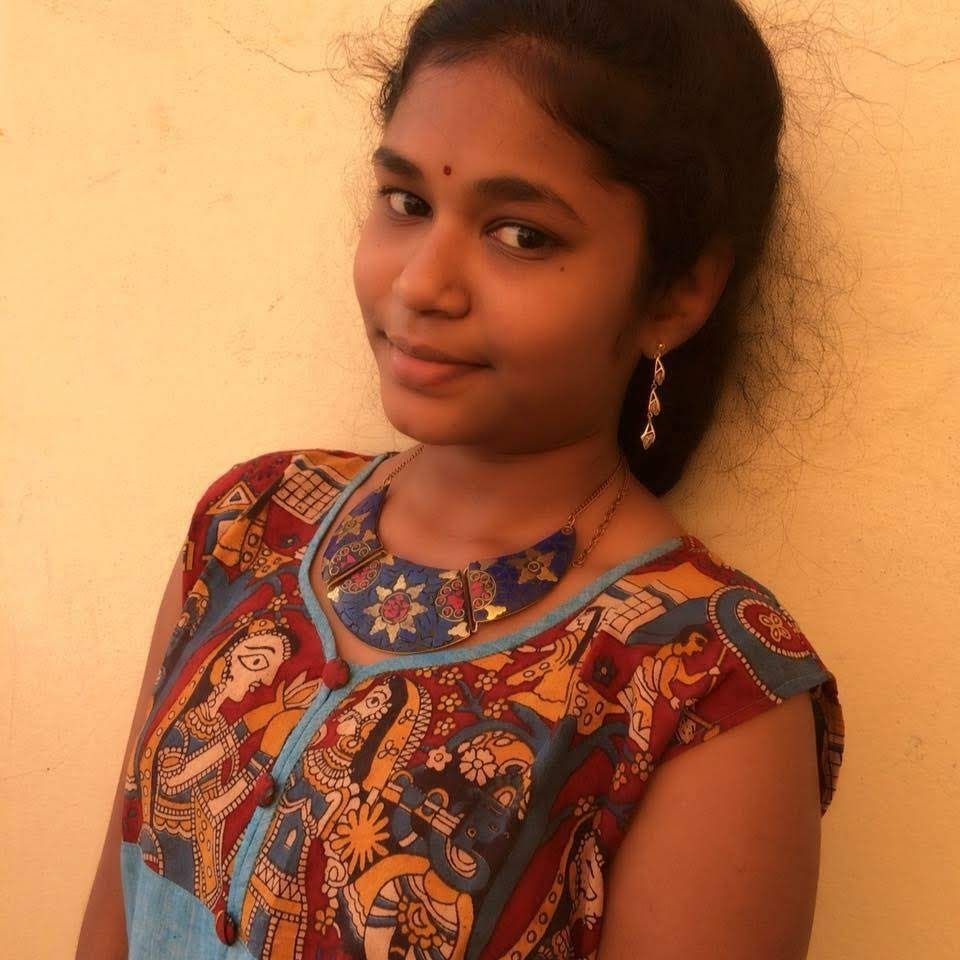
#> input picture SECURITY CAMERA/profile pic.jpeg, 960 x 960 px
$ python faceDetection.py
#> lines starting #> are read from the running program, lines starting #| are printed output that depends on the picture; after the words box and inside, x2 and y2 are one past the last pixel; in counts of white or black regions, pixels touching at a corner belong together
import cv2

#PICTURE LOADING

# Load the cascade
face_cascade = cv2.CascadeClassifier('haarcascade_frontalface_default.xml')
# Read the input image
img = cv2.imread('profile pic.jpeg')#change image accordingly
#> img is the input picture: shape (960, 960, 3); mean B, G, R 72.4, 114, 175.1

# Convert into grayscale
gray = cv2.cvtColor(img, cv2.COLOR_BGR2GRAY)
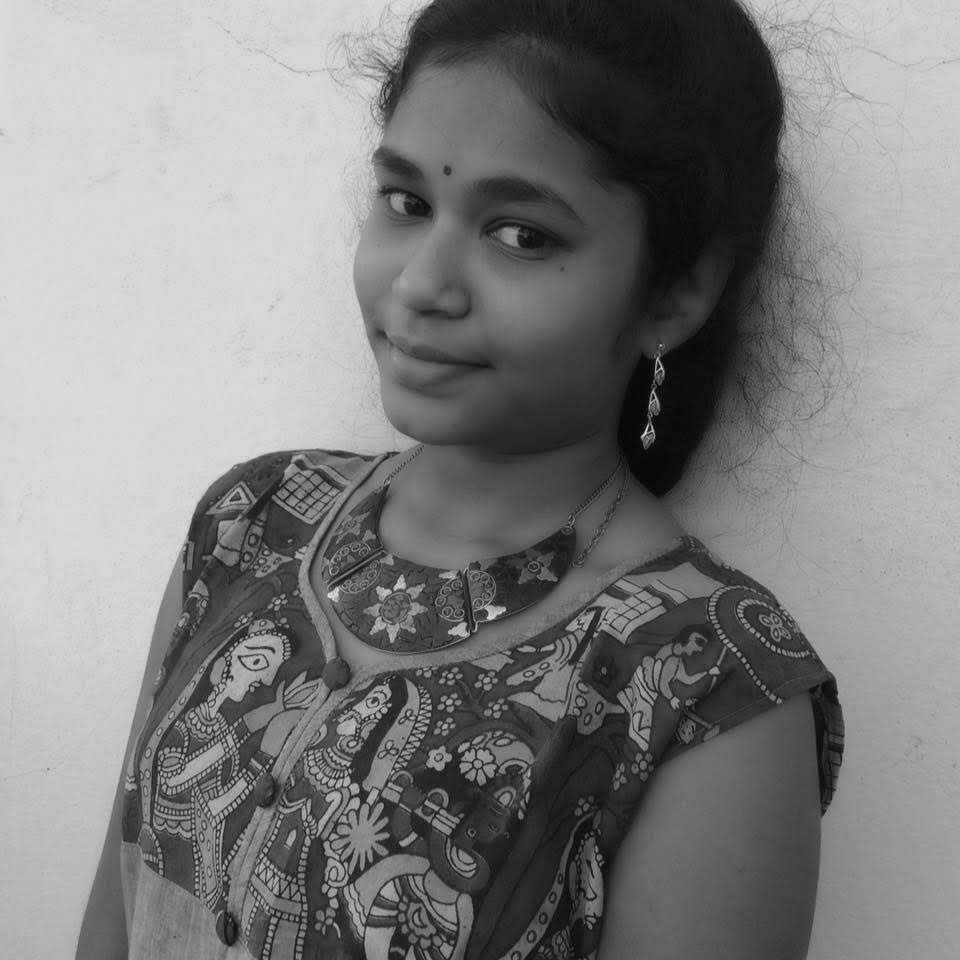
#> gray: shape (960, 960); min 2, max 231, mean 127.5
# Detect faces
faces = face_cascade.detectMultiScale(gray, 1.1,1)
#> faces = [[232, 625, 58, 58], [331, 700, 51, 51], [814, 326, 62, 62], [360, 164, 78, 78], [362, 722, 75, 75], [314, 118, 244, 244], [259, 61, 382, 382]]
# Draw rectangle around the faces
for (x, y, w, h) in faces:
    cv2.rectangle(img, (x, y), (x+w, y+h), (255, 0, 0), 2)
#> this loop made 7 passes
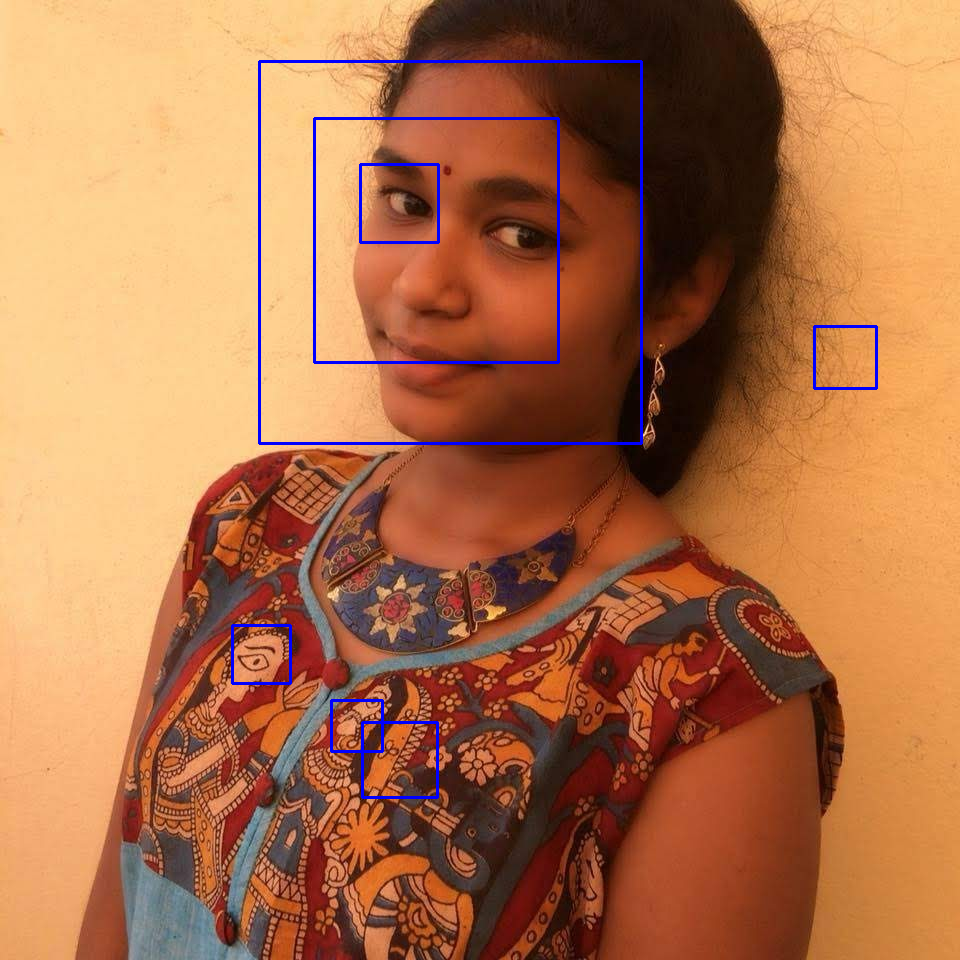
#> img: shape (960, 960, 3); 1.23% of pixels changed, all inside (x1, y1, x2, y2) = (231, 60, 878, 799)

# Display the output
cv2.imshow('img', img)
cv2.waitKey()
